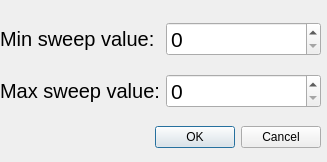
<?xml version="1.0" encoding="UTF-8"?>
<ui version="4.0">
 <class>SimpleMassSpecAccDialog</class>
 <widget class="QDialog" name="SimpleMassSpecAccDialog">
  <property name="geometry">
   <rect>
    <x>0</x>
    <y>0</y>
    <width>327</width>
    <height>162</height>
   </rect>
  </property>
  <property name="sizePolicy">
   <sizepolicy hsizetype="Fixed" vsizetype="Fixed">
    <horstretch>0</horstretch>
    <verstretch>0</verstretch>
   </sizepolicy>
  </property>
  <property name="windowTitle">
   <string>Accumulate Mass Spectrum</string>
  </property>
  <property name="sizeGripEnabled">
   <bool>false</bool>
  </property>
  <widget class="QWidget" name="verticalLayoutWidget">
   <property name="geometry">
    <rect>
     <x>0</x>
     <y>10</y>
     <width>321</width>
     <height>151</height>
    </rect>
   </property>
   <layout class="QVBoxLayout" name="verticalLayout">
    <item>
     <layout class="QHBoxLayout" name="horizontalLayout">
      <item>
       <widget class="QLabel" name="label">
        <property name="font">
         <font>
          <pointsize>15</pointsize>
         </font>
        </property>
        <property name="text">
         <string>Min sweep value: </string>
        </property>
       </widget>
      </item>
      <item>
       <widget class="QSpinBox" name="minIdxSpinBox">
        <property name="font">
         <font>
          <pointsize>16</pointsize>
         </font>
        </property>
       </widget>
      </item>
     </layout>
    </item>
    <item>
     <layout class="QHBoxLayout" name="horizontalLayout_2">
      <item>
       <widget class="QLabel" name="label_2">
        <property name="font">
         <font>
          <pointsize>15</pointsize>
         </font>
        </property>
        <property name="text">
         <string>Max sweep value:</string>
        </property>
       </widget>
      </item>
      <item>
       <widget class="QSpinBox" name="maxIdxSpinBox">
        <property name="font">
         <font>
          <pointsize>16</pointsize>
         </font>
        </property>
       </widget>
      </item>
     </layout>
    </item>
    <item>
     <widget class="QDialogButtonBox" name="buttonBox">
      <property name="orientation">
       <enum>Qt::Horizontal</enum>
      </property>
      <property name="standardButtons">
       <set>QDialogButtonBox::Cancel|QDialogButtonBox::Ok</set>
      </property>
     </widget>
    </item>
   </layout>
  </widget>
 </widget>
 <resources/>
 <connections>
  <connection>
   <sender>buttonBox</sender>
   <signal>accepted()</signal>
   <receiver>SimpleMassSpecAccDialog</receiver>
   <slot>accept()</slot>
   <hints>
    <hint type="sourcelabel">
     <x>248</x>
     <y>254</y>
    </hint>
    <hint type="destinationlabel">
     <x>157</x>
     <y>274</y>
    </hint>
   </hints>
  </connection>
  <connection>
   <sender>buttonBox</sender>
   <signal>rejected()</signal>
   <receiver>SimpleMassSpecAccDialog</receiver>
   <slot>reject()</slot>
   <hints>
    <hint type="sourcelabel">
     <x>316</x>
     <y>260</y>
    </hint>
    <hint type="destinationlabel">
     <x>286</x>
     <y>274</y>
    </hint>
   </hints>
  </connection>
 </connections>
</ui>
